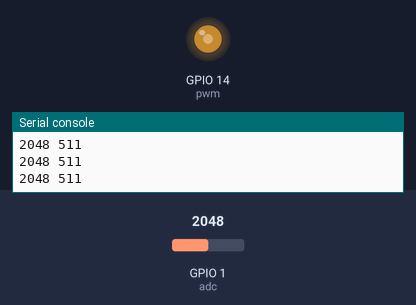
This program was run on a simulated ESP32 board running MicroPython. Parts: output pins drawn as LEDs (lit = HIGH), the last lines printed to the serial console. The test bench sets the inputs (shaded band); at power-on: GPIO 1 (adc) = 2048 (analog values on the 0–4095 scale).

Above: at 1.2 s.
1.3 s: GPIO 1 (adc) set to 2866
At 2.3 s:
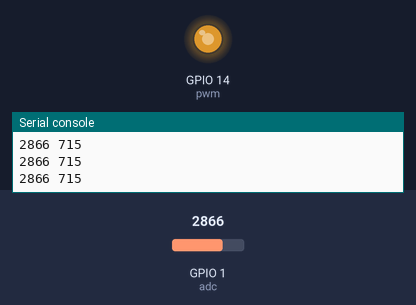
2.8 s: GPIO 1 (adc) set to 3603
At 3.6 s:
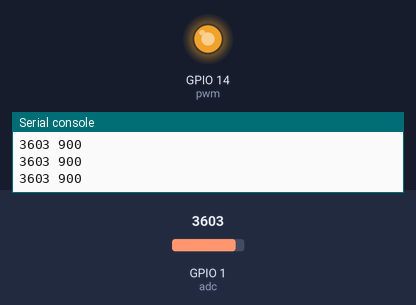
4.3 s: GPIO 1 (adc) set to 491
At 4.9 s:
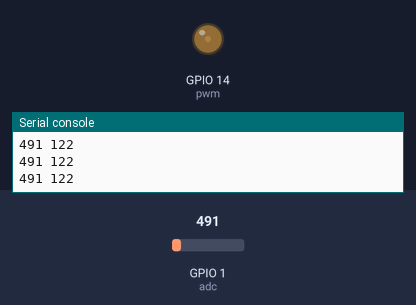
5.8 s: GPIO 1 (adc) set to 0
At 6.2 s:
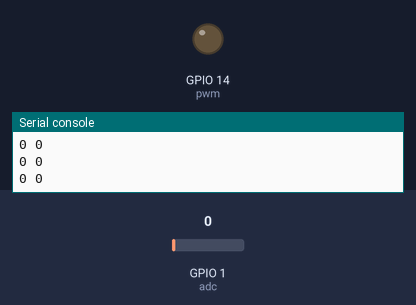
7.3 s: GPIO 1 (adc) set to 2047
At 8.6 s:
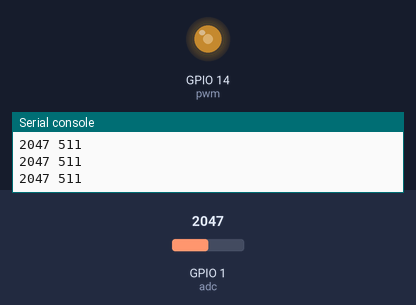
Timing chart, 0 to 9.8 s (numbered marks = the images above; inputs shaded):
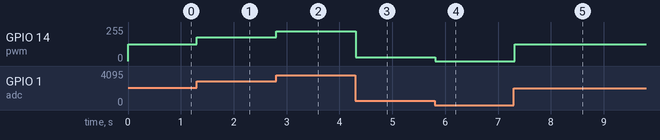

Measured:
- after the input at 1.3 s, GPIO 14 (pwm): 127/255 → 178/255 at once
- after the input at 2.8 s, GPIO 14 (pwm): 178/255 → 224/255 at once
- after the input at 4.3 s, GPIO 14 (pwm): 224/255 → 30/255 at once
- after the input at 5.8 s, GPIO 14 (pwm): 30/255 → 0/255 at once
- after the input at 7.3 s, GPIO 14 (pwm): 0/255 → 127/255 at once

The program:

Soft_LED.py
```python
from machine import Pin,PWM,ADC
import time

pwm =PWM(Pin(14,Pin.OUT),1000)
adc=ADC(Pin(1))
adc.atten(ADC.ATTN_11DB)
adc.width(ADC.WIDTH_12BIT)

def remap(value,oldMin,oldMax,newMin,newMax):
    return int((value)*(newMax-newMin)/(oldMax-oldMin))

try:
    while True:
        adcValue=adc.read()
        pwmValue=remap(adcValue,0,4095,0,1023)
        pwm.duty(pwmValue)
        print(adcValue,pwmValue)
        time.sleep_ms(100)
except:
    adc.deinit()
    pwm.deinit()
```
